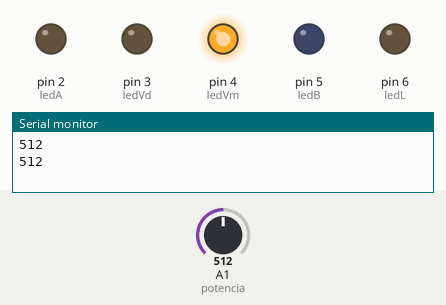
Simulated run of this sketch. Board: Arduino Uno, built with avr-gcc and run on an emulated ATmega328P. Shown: output pins drawn as LEDs (lit = HIGH), the last lines printed to the serial monitor. Dashed ring = blinking. The test bench sets the inputs (shaded band); at power-on: A1 (potencia) = 512.

Above: at 4.8 s.
4.9 s: A1 (potencia) set to 438
9.9 s: A1 (potencia) set to 406
At 15.9 s:
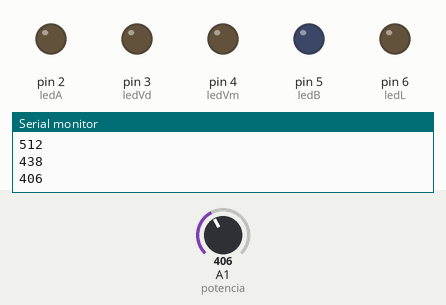
19.2 s: A1 (potencia) set to 228
25.2 s: A1 (potencia) set to 192
At 26.7 s:
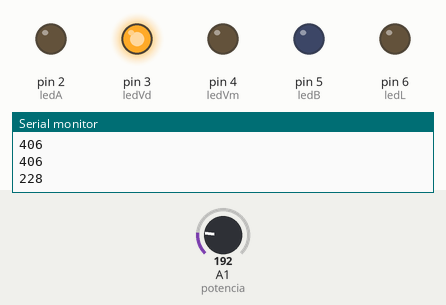
34.5 s: A1 (potencia) set to 641
At 38.3 s:
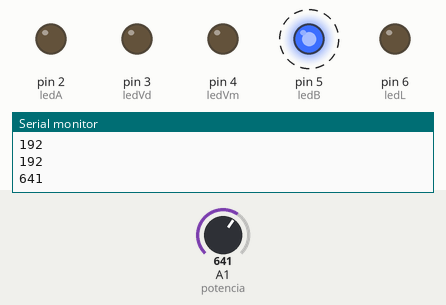
42.5 s: A1 (potencia) set to 619
At 46.0 s:
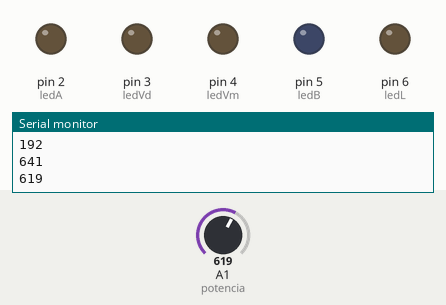
Timing chart, 0 to 50.5 s (numbered marks = the images above; inputs shaded):
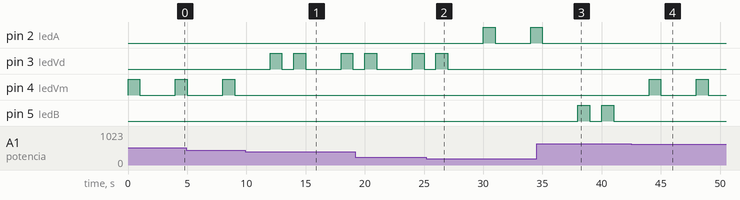

Measured:
- the behaviour switches between 421 and 420 on A1 (potencia) (found by bisection; images 0 and 1)
- the behaviour switches between 211 and 210 on A1 (potencia) (found by bisection; images 1 and 2)
- the behaviour switches between 631 and 630 on A1 (potencia) (found by bisection; images 3 and 4)
- after the input at 9.9 s, pin 3 (ledVd): goes HIGH 1.0 s, LOW 1.0 s, HIGH 1.0 s, LOW 3.0 s, HIGH 1.0 s, then LOW, starting after 2.1 s; pin 4 (ledVm): stops changing and stays LOW
- after the input at 25.2 s, pin 2 (ledA): LOW → HIGH after 4.8 s, → LOW 1.0 s later, → HIGH 3.0 s later; pin 3 (ledVd): goes on until 27.0 s, then stays LOW
- after the input at 34.5 s, pin 2 (ledA): goes on until 35.0 s, then stays LOW; pin 5 (ledB): alternates HIGH for 1.0 s and LOW for 1.0 s, starting after 3.5 s
- after the input at 42.5 s, pin 4 (ledVm): alternates HIGH for 1.0 s and LOW for 3.0 s, starting after 1.5 s; pin 5 (ledB): stops changing and stays LOW

The sketch:

funky_uusam1.ino
```cpp
// Declaração de variáveis
byte ledA  = 2;
byte ledVd = 3;
byte ledVm = 4;
byte ledB  = 5;
byte ledL  = 6;
int potencia = A1;
int valor = 0;

void setup() {
  pinMode(ledA,  OUTPUT);
  pinMode(ledVd, OUTPUT);
  pinMode(ledVm, OUTPUT);
  pinMode(ledB,  OUTPUT);
  pinMode(ledL,  OUTPUT);
  pinMode(potencia, INPUT);
  Serial.begin(9600);
}

void loop() {
  valor = analogRead(A1);
  Serial.println(valor);

  // LED 1 — intervalo 0~210 — pisca 1 vez
  if (valor >= 0 && valor <= 210) {
    digitalWrite(ledA,  LOW);
    digitalWrite(ledVd, LOW);
    digitalWrite(ledVm, LOW);
    digitalWrite(ledB,  LOW);
    digitalWrite(ledL,  LOW);
    // 1 piscada
    digitalWrite(ledA, HIGH);
    delay(1000);
    digitalWrite(ledA, LOW);
    delay(3000);
  }

  // LED 2 — intervalo 211~420 — pisca 2 vezes
  else if (valor >= 211 && valor <= 420) {
    digitalWrite(ledA,  LOW);
    digitalWrite(ledVd, LOW);
    digitalWrite(ledVm, LOW);
    digitalWrite(ledB,  LOW);
    digitalWrite(ledL,  LOW);
    // 1ª piscada
    digitalWrite(ledVd, HIGH);
    delay(1000);
    digitalWrite(ledVd, LOW);
    delay(1000);
    // 2ª piscada
    digitalWrite(ledVd, HIGH);
    delay(1000);
    digitalWrite(ledVd, LOW);
    delay(3000);
  }

  // LED 3 — intervalo 421~630 — pisca 1 vez
  else if (valor >= 421 && valor <= 630) {
    digitalWrite(ledA,  LOW);
    digitalWrite(ledVd, LOW);
    digitalWrite(ledVm, LOW);
    digitalWrite(ledB,  LOW);
    digitalWrite(ledL,  LOW);
    // 1 piscada
    digitalWrite(ledVm, HIGH);
    delay(1000);
    digitalWrite(ledVm, LOW);
    delay(3000);
  }

  // LED 4 — intervalo 631~840 — pisca 2 vezes
  else if (valor >= 631 && valor <= 840) {
    digitalWrite(ledA,  LOW);
    digitalWrite(ledVd, LOW);
    digitalWrite(ledVm, LOW);
    digitalWrite(ledB,  LOW);
    digitalWrite(ledL,  LOW);
    // 1ª piscada
    digitalWrite(ledB, HIGH);
    delay(1000);
    digitalWrite(ledB, LOW);
    delay(1000);
    // 2ª piscada
    digitalWrite(ledB, HIGH);
    delay(1000);
    digitalWrite(ledB, LOW);
    delay(3000);
  }

  // LED 5 — intervalo 841~1023 — pisca 3 vezes
  else if (valor >= 841 && valor <= 1023) {
    digitalWrite(ledA,  LOW);
    digitalWrite(ledVd, LOW);
    digitalWrite(ledVm, LOW);
    digitalWrite(ledB,  LOW);
    digitalWrite(ledL,  LOW);
    // 1ª piscada
    digitalWrite(ledL, HIGH);
    delay(1000);
    digitalWrite(ledL, LOW);
    delay(1000);
    // 2ª piscada
    digitalWrite(ledL, HIGH);
    delay(1000);
    digitalWrite(ledL, LOW);
    delay(1000);
    // 3ª piscada
    digitalWrite(ledL, HIGH);
    delay(1000);
    digitalWrite(ledL, LOW);
    delay(3000);
  }
}
```
